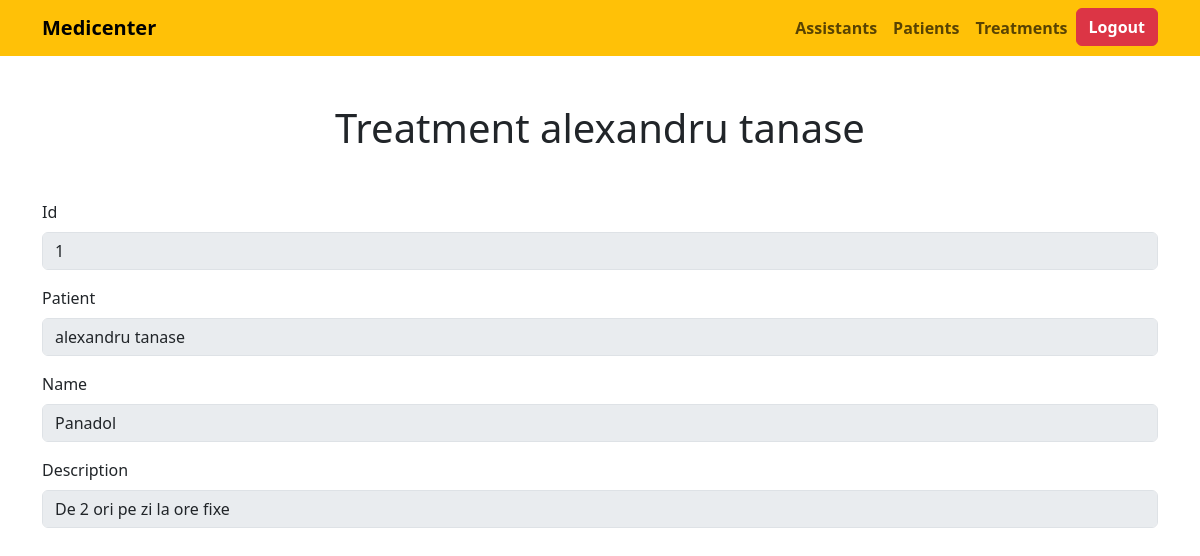
Page /treatments/1 (signed in) on the committed database.
### api/models.py (models this page shows, shortened)
class Treatment(models.Model):
    name = models.CharField(max_length=50)
    description = models.TextField()
    patient = models.ForeignKey(Patient, on_delete=models.CASCADE, related_name='treatments')
    created_at = models.DateTimeField(auto_now_add=True)
    updated_at = models.DateTimeField(auto_now=True)

class Patient(models.Model):
    first_name = models.CharField(max_length=30, null=True)
    last_name = models.CharField(max_length=30, null=True)
    email = models.EmailField(unique=True)
    assistants = models.ManyToManyField(Assistant, related_name='patient_assistants',blank=True)
    created_at = models.DateTimeField(auto_now_add=True)
    updated_at = models.DateTimeField(auto_now=True)
    def __str__(self):
        return f"{self.first_name} {self.last_name}"

### api/views.py (the view)
# urls.py: path('treatments/<str:pk>', views.view_treatment, name='treatments'),
def view_treatment(request, pk):
    treatment = Treatment.objects.get(id=pk)
    context = {'treatment': treatment}
    return render(request, 'treatment.html', context)

### api/context_processors.py (called while the page is built)
def user_context(request):
    context = {}
    user_role = None
    user_obj = None
    if request.user.is_authenticated:
        try:
            user_obj = UserProfile.objects.get(user=request.user)
            user_role = user_obj.role
        except UserProfile.DoesNotExist:
            pass
    if user_role == 'doctor' or user_role == 'general_manager':
        context['profile'] = user_obj
    elif user_role == 'assistant':
        context['assistant'] = Assistant.objects.get(user=request.user)
    else:
        context['guest'] = True
    return context

### api/templates/treatment.html (shortened to what this page needs)
{% extends 'main.html' %}
{% block content %}
<div class="mt-5">
    {% if request.user.is_authenticated %}
        <h1 class="text-center mt-3 mb-5">Treatment {{treatment.patient}}</h1>
        <label for="id" class="form-label">Id</label>
        <input class="form-control mb-3" name="id" type="text" value="{{treatment.id}}" aria-label="Disabled input example" disabled readonly>
        <label for="first_name" class="form-label">Patient</label>
        <input class="form-control mb-3" name="first_name" type="text" value="{{treatment.patient}}" aria-label="Disabled input example" disabled readonly>
        <label for="last_name" class="form-label">Name</label>
        <input class="form-control mb-3" name="last_name" type="text" value="{{treatment.name}}" aria-label="Disabled input example" disabled readonly>
        <label for="email" class="form-label">Description</label>
        <input class="form-control mb-3s" name="email" type="text" value="{{treatment.description}}" aria-label="Disabled input example" disabled readonly>
    {% else %}
        <div class="mt-5">
            <h1 class="text-danger">You must be logged in to access this page!</h1>
        </div>
    {% endif %}
</div>
{% endblock content %}

### rows in the picture
Treatment: patient "alexandru tanase", id "1", first_name "alexandru tanase", last_name "Panadol", email "De 2 ori pe zi la ore fixe"
